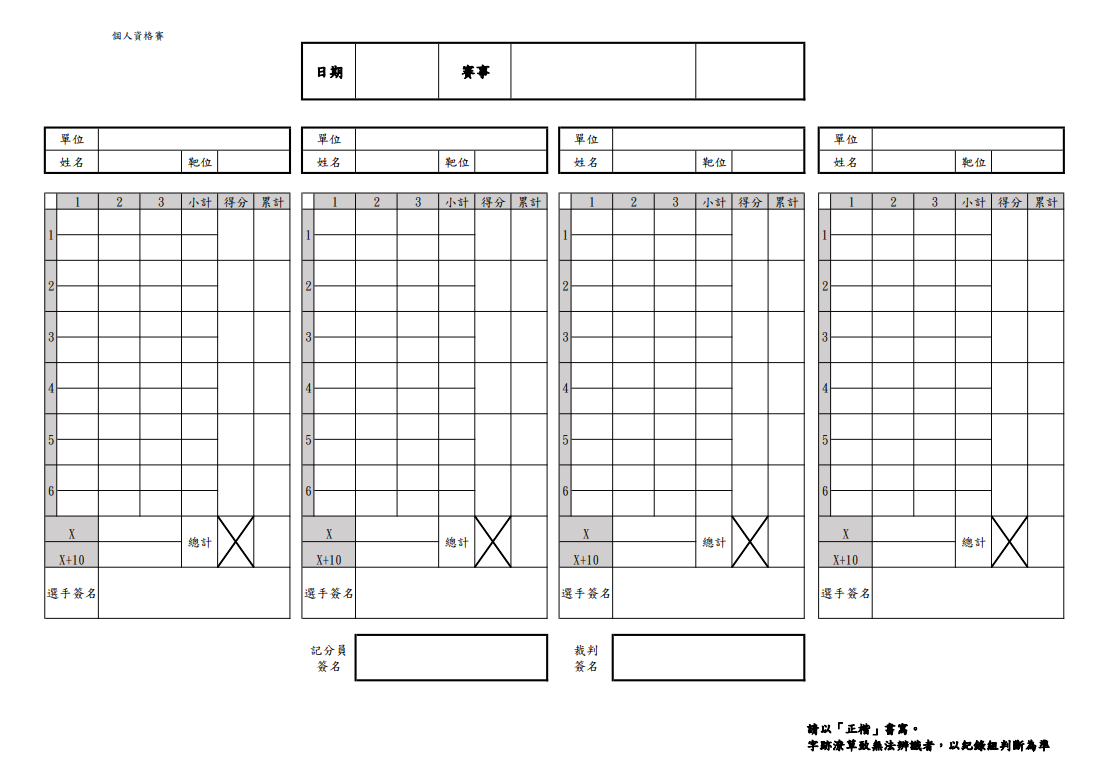
#> input picture sample.png, 1100 x 769 px
$ jupyter execute --allow-errors synthetic_data_generation_walkthrough.ipynb
#> lines starting #> are read from the running program, lines starting #| are printed output that depends on the picture; after the words box and inside, x2 and y2 are one past the last pixel; in counts of white or black regions, pixels touching at a corner belong together
### src/score_reader/dataset/generator/ground_truth_generator.py
import random

from score_reader.dataset.models import SyntheticArrow, SyntheticEnd, SyntheticTarget

VALUES = ["X", "10", "9", "8", "7", "6", "5", "4", "3", "2", "1", "M"]


def _to_score(value: str) -> int:
    if value in {"X", "10"}:
        return 10
    if value == "M":
        return 0
    return int(value)


class GroundTruthGenerator:
    def __init__(self, rng: random.Random) -> None:
        self.rng = rng

    def generate_target(self, target_index: int) -> SyntheticTarget:
#> called with target_index = 0
        cumulative = 0
        rounds: list[SyntheticEnd] = []
        x_count = 0
        x10_count = 0
        for end_no in range(1, 7):
            arrows: list[SyntheticArrow] = []
            subtotal = 0
            sampled_values = [self.rng.choice(VALUES) for _ in range(6)]
            # 在每一輪內，分數由高到低排序，符合實際填寫習慣。
            sampled_values.sort(key=_to_score, reverse=True)

            for arrow_no, value in enumerate(sampled_values, start=1):
                score = _to_score(value)
                subtotal += score
                if value == "X":
                    x_count += 1
                if score == 10:
                    x10_count += 1
                arrows.append(SyntheticArrow(arrow=arrow_no, value=value, score_value=score))
            cumulative += subtotal
            rounds.append(SyntheticEnd(end=end_no, arrows=arrows, subtotal=subtotal, cumulative=cumulative))

        return SyntheticTarget(
            target_index=target_index,
            target_no=f"{target_index + 1}A",
            rounds=rounds,
            total=cumulative,
            x_count=x_count,
            x_plus_ten_count=x10_count,
        )

### src/score_reader/dataset/generator/sheet_renderer.py
from __future__ import annotations

from dataclasses import dataclass
from pathlib import Path
from collections import defaultdict
import random

import cv2
import numpy as np
from PIL import Image, ImageDraw, ImageFont

from score_reader.dataset.models import SyntheticTarget


@dataclass
class Cell:
    left: int
    top: int
    right: int
    bottom: int


class SheetRenderer:
    """Render synthetic scores into the score-sheet template."""

    def __init__(self, seed: int = 20260513) -> None:
        self._rng = random.Random(seed)
        self._np_rng = np.random.default_rng(seed)
        self._font_candidates = self._load_handwriting_fonts()
        self._fallback_font = self._find_fallback_font()

    # [228 lines left out: functions render, _apply_orientation_variant, _detect_cells, _detect_cells_for_orientation, _remap_cells_to_original, _remap_cell_to_original and 5 more, not called in this run]

    def _detect_target_regions(self, gray: np.ndarray) -> list[tuple[int, int, int, int]]:
        """Detect scoring regions using contour and geometry filtering."""
        img_h, img_w = gray.shape
        total_area = img_w * img_h
        area_lo = total_area * 0.04
        area_hi = total_area * 0.24

        _, binary = cv2.threshold(gray, 130, 255, cv2.THRESH_BINARY_INV)
        kernel = cv2.getStructuringElement(cv2.MORPH_RECT, (5, 5))
        binary = cv2.morphologyEx(binary, cv2.MORPH_CLOSE, kernel, iterations=1)
        contours, _ = cv2.findContours(binary, cv2.RETR_EXTERNAL, cv2.CHAIN_APPROX_SIMPLE)

        regions: list[tuple[int, int, int, int]] = []
        for cnt in contours:
            x, y, rw, rh = cv2.boundingRect(cnt)
            bbox_area = rw * rh
            if not (area_lo <= bbox_area <= area_hi):
                continue
            aspect = rh / max(rw, 1)
            if aspect < 1.1:
                continue
            fill_ratio = cv2.contourArea(cnt) / max(float(bbox_area), 1.0)
            if fill_ratio < 0.45:
                continue
            regions.append((x, y, x + rw, y + rh))

        regions = self._dedupe_regions(regions)
        regions.sort(key=lambda r: r[0])
        return regions[:4]

    def _dedupe_regions(self, regions: list[tuple[int, int, int, int]]) -> list[tuple[int, int, int, int]]:
        if not regions:
            return []
        regions = sorted(regions, key=lambda r: (r[0], r[1], -(r[2] - r[0]) * (r[3] - r[1])))
        kept: list[tuple[int, int, int, int]] = []
        for cand in regions:
            cx1, cy1, cx2, cy2 = cand
            c_area = (cx2 - cx1) * (cy2 - cy1)
            dup = False
            for kx1, ky1, kx2, ky2 in kept:
                ix1, iy1 = max(cx1, kx1), max(cy1, ky1)
                ix2, iy2 = min(cx2, kx2), min(cy2, ky2)
                if ix2 <= ix1 or iy2 <= iy1:
                    continue
                inter = (ix2 - ix1) * (iy2 - iy1)
                k_area = (kx2 - kx1) * (ky2 - ky1)
                if inter / max(min(c_area, k_area), 1) > 0.75:
                    dup = True
                    break
            if not dup:
                kept.append(cand)
        return kept

    def _merge_lines(self, indices: list[int]) -> list[int]:
        if not indices:
            return []
        groups: list[list[int]] = [[indices[0]]]
        for idx in indices[1:]:
            if idx - groups[-1][-1] <= 2:
                groups[-1].append(idx)
            else:
                groups.append([idx])
        return [sum(g) // len(g) for g in groups]


    # [72 lines left out: functions _apply_capture_artifacts, _apply_affine_jitter, _apply_perspective_jitter, _apply_exposure_and_shadows, _apply_sensor_noise, not called in this run]

    def _load_handwriting_fonts(self) -> list[Path]:
        search_roots = [
            Path("/usr/share/fonts"),
            Path("/usr/local/share/fonts"),
            Path.home() / ".fonts",
        ]
        tokens = (
            "hand",
            "script",
            "cursive",
            "comic",
            "chalk",
            "brush",
            "marker",
            "patrick",
            "indie",
            "architect",
            "caveat",
        )
        matches: list[Path] = []
        for root in search_roots:
            if not root.exists():
                continue
            for path in root.rglob("*.ttf"):
                name = path.name.lower()
                if any(token in name for token in tokens):
                    matches.append(path)
            for path in root.rglob("*.otf"):
                name = path.name.lower()
                if any(token in name for token in tokens):
                    matches.append(path)
        return matches


    def _find_fallback_font(self) -> Path | None:
        fallback_names = (
            "DejaVuSans.ttf",
            "DejaVuSerif.ttf",
            "NotoSansCJK-Regular.ttc",
            "NotoSansCJKtc-Regular.otf",
            "Arial.ttf",
        )
        search_roots = [Path("/usr/share/fonts"), Path("/usr/local/share/fonts"), Path.home() / ".fonts"]
        for root in search_roots:
            if not root.exists():
                continue
            for name in fallback_names:
                matches = list(root.rglob(name))
                if matches:
                    return matches[0]
        return None

    # [56 lines left out: functions _create_writer_style, _pick_font, _draw_cell_text, not called in this run]

### notebooks/synthetic_data_generation_walkthrough.ipynb
# Synthetic Data Generation 可視化流程

這份 Notebook 對照 `synthetic_data_generation.md`，逐步展示「假資料生成」與「表格渲染檢測」每一步實際會產生什麼內容，方便你調參。

## 0) 初始化與參數

> 你可以先改 `SEED` / `TEMPLATE_IMAGE` 來觀察不同結果。

[cell 1]
import random
from pathlib import Path
import numpy as np
import matplotlib.pyplot as plt
from matplotlib.patches import Rectangle
from PIL import Image

from score_reader.dataset.generator.ground_truth_generator import GroundTruthGenerator
from score_reader.dataset.generator.sheet_renderer import SheetRenderer
from score_reader.dataset.models import SyntheticSheet

SEED = 42
TEMPLATE_IMAGE = Path("../sample.png")
assert TEMPLATE_IMAGE.exists(), f"找不到模板圖片: {TEMPLATE_IMAGE}"

rng = random.Random(SEED)
gt = GroundTruthGenerator(rng=rng)
renderer = SheetRenderer()

## 1) 產生 ground truth（第一大項）

這一步先不畫圖，直接印出「預期要填進去」的假資料內容。

[cell 2]
targets = [gt.generate_target(i) for i in range(4)]
sheet = SyntheticSheet(image_id="demo_notebook", seed=SEED, targets=targets)
print(f"image_id={sheet.image_id}, seed={sheet.seed}")
print(f"targets={len(sheet.targets)}")

[cell 3]
# 展示第 1 位選手（target_1）每一個 end 的細節：
t0 = sheet.targets[0]
print("target_index:", t0.target_index)
print("target_no:", t0.target_no)

print("\n[每局內容]")
for i, end in enumerate(t0.rounds, start=1):
    arrows = [a.value for a in end.arrows]
    print(f"end {i}: arrows={arrows}, subtotal={end.subtotal}, cumulative={end.cumulative}")
print("\n[總結]")
print("x_count=", t0.x_count)
print("x_plus_ten_count=", t0.x_plus_ten_count)
print("total=", t0.total)

## 2) Rendering into template（第二大項）

以下 cells 專注在你指定的重點：
- 檢測到的行（lines）用**淺綠色**標註。
- 檢測到的選手區域用**紅色框**。
- 每一個小框（cell）用**淺藍色**標註。

[cell 4]
img = Image.open(TEMPLATE_IMAGE).convert("RGB")
gray = img.convert("L")
arr = np.array(gray)
h, w = arr.shape
print(f"template size: {w} x {h}")
#| template size: 1100 x 769

[cell 5]
# 2.1 Detect table lines
# 直接對照 SheetRenderer._detect_cells 內部邏輯
dark_cols = [x for x in range(w) if (arr[:, x] < 160).sum() > h * 0.20]
#> dark_cols = 45 values from 44 to 1063
dark_rows = [y for y in range(h) if (arr[y, :] < 160).sum() > w * 0.20]
#> dark_rows = 38 values from 42 to 680

v_lines = renderer._merge_lines(dark_cols)
#> in _merge_lines, `groups: list[list[int]] = [[indices[0]]]`: groups = [[44]]
#> the loop in _merge_lines, `for idx in indices[1:]:` made 44 passes
#> idx on passes 1 to 8: 45, 56, 98, 139, 140, 181, 217, 253
#> after the loop in _merge_lines, `for idx in indices[1:]:`: groups = 32 items, first 6: [44, 45], [56], [98], [139, 140], [181], [217]
#> v_lines = 32 values from 44 to 1063
h_lines = renderer._merge_lines(dark_rows)
#> the loop in _merge_lines (call 2), `for idx in indices[1:]:` made 37 passes
#> idx on passes 1 to 8: 43, 98, 99, 100, 126, 127, 128, 150
#> h_lines = [42, 99, 127, 150, 172, 192, 208, 234, 260, 285, 311, 336, 362, 388, 413, 439, 464, 490, 515, 541, 566, 618, 634, 679]

print("raw dark cols:", len(dark_cols), "=> merged vertical lines:", len(v_lines))
#| raw dark cols: 45 => merged vertical lines: 32
print("raw dark rows:", len(dark_rows), "=> merged horizontal lines:", len(h_lines))
#| raw dark rows: 38 => merged horizontal lines: 24
print("first few v_lines:", v_lines[:50])
#| first few v_lines: [44, 56, 98, 139, 181, 217, 253, 289, 301, 313, 355, 396, 438, 474, 510, 546, 558, 570, 612, 654, 695, 731, 767, 803, 818, 830, 872, 913, 955, 991, 1027, 1063]
print("first few h_lines:", h_lines[:50])
#| first few h_lines: [42, 99, 127, 150, 172, 192, 208, 234, 260, 285, 311, 336, 362, 388, 413, 439, 464, 490, 515, 541, 566, 618, 634, 679]

[cell 6]
# 視覺化：檢測到的行（淺綠），橫線標 index
fig, ax = plt.subplots(figsize=(18, 10))
ax.imshow(img)
for x in v_lines:
    ax.axvline(x=x, color="#90EE90", linewidth=1.0, alpha=0.5)
#> this loop made 32 passes
for idx, y in enumerate(h_lines):
    ax.axhline(y=y, color="#90EE90", linewidth=1.5)
    ax.text(8, y - 2, f"h{idx}", color="red", fontsize=8, weight="bold",
            va="bottom", bbox=dict(boxstyle="round,pad=0.1", fc="white", ec="none", alpha=0.8))
#> this loop made 24 passes
#> y on passes 1 to 8: 42, 99, 127, 150, 172, 192, 208, 234
ax.set_title(f"Detected lines: {len(v_lines)} vertical, {len(h_lines)} horizontal (h0~h{len(h_lines)-1})")
ax.axis("off")
plt.show()
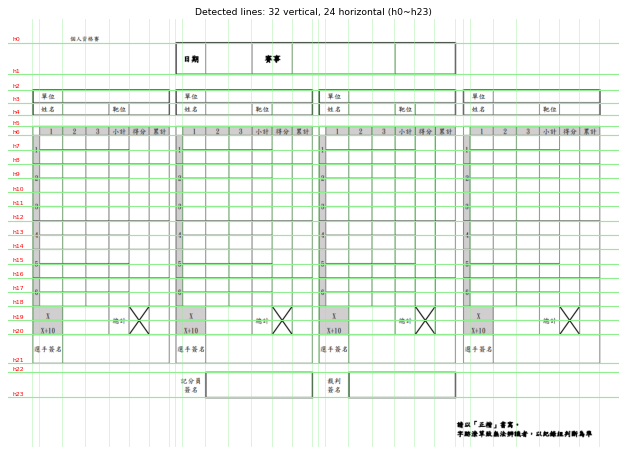
#> figure drawn by matplotlib, 1 panel

# 也印出完整 h_lines 對照表
print("h_lines index → y position → gap to next:")
for idx, y in enumerate(h_lines):
    gap = f"  gap={h_lines[idx+1] - y}" if idx < len(h_lines) - 1 else ""
    print(f"  h{idx:2d}  y={y:3d}{gap}")
#> this loop made 24 passes
#> (y, gap) on passes 1 to 8: (42, '  gap=57'), (99, '  gap=28'), (127, '  gap=23'), (150, '  gap=22'), (172, '  gap=20'), (192, '  gap=16'), (208, '  gap=26'), (234, '  gap=26')
#> (printed output is left out)

[cell 7]
# 2.1b 用 OpenCV findContours + approxPolyDP 偵測矩形（放寬條件）
import cv2

total_area = w * h
target_area = total_area / 8
tolerance = 0.5   # ±50%（放寬）
area_lo = target_area * (1 - tolerance)
area_hi = target_area * (1 + tolerance)

# 二值化
_, binary = cv2.threshold(arr, 110, 255, cv2.THRESH_BINARY_INV)
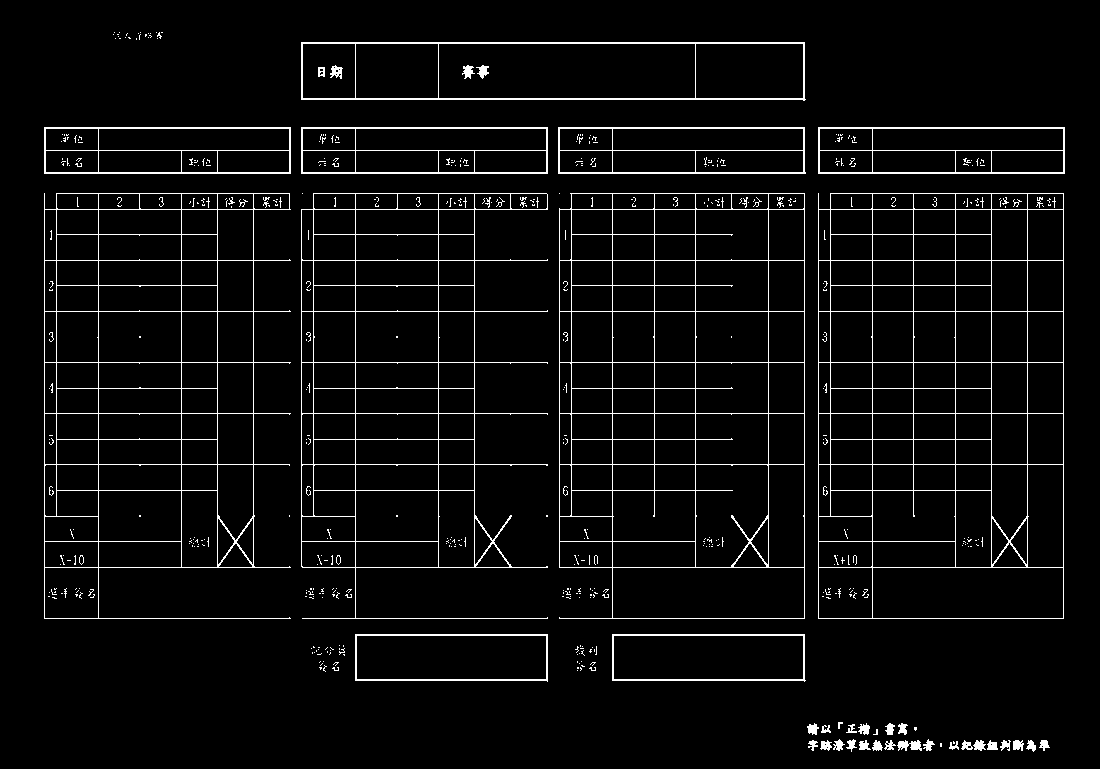
#> binary: shape (769, 1100); 4.6% white in thin lines or dots, all inside (x1, y1, x2, y2) = (44, 32, 1065, 752)

# 找輪廓
contours, hierarchy = cv2.findContours(binary, cv2.RETR_TREE, cv2.CHAIN_APPROX_SIMPLE)
#> contours = 826 contours, 510 with area under 20; largest, box (x1, y1, x2, y2) and area: (818, 193, 1064, 619) 103934, (559, 193, 805, 619) 101234, (44, 193, 291, 619) 81322, (301, 193, 548, 619) 66712, (301, 42, 806, 101) 28674
print(f"找到 {len(contours)} 個輪廓\n")
#| 找到 826 個輪廓

# 第一階段：只用面積篩選，看頂點數分佈
area_matched = []
for i, cnt in enumerate(contours):
    area = cv2.contourArea(cnt)
    if not (area_lo <= area <= area_hi):
        continue
    peri = cv2.arcLength(cnt, True)
    # 試多種 epsilon
    for eps_pct in [0.01, 0.02, 0.03, 0.05, 0.08]:
        approx = cv2.approxPolyDP(cnt, eps_pct * peri, True)
        n_verts = len(approx)
        if n_verts <= 6:  # 放寬到 4~6 頂點
            x, y, rw, rh = cv2.boundingRect(approx)
            area_matched.append({
                "index": i,
                "approx": approx,
                "bbox": (x, y, x + rw, y + rh),
                "area": area,
                "vertices": n_verts,
                "epsilon_pct": eps_pct,
                "aspect": rw / rh if rh > 0 else 0,
            })
            break  # 用最小的 epsilon 就能 ≤6 頂點，就用這個
#> this loop made 826 passes
#> area on passes 2, 4, 6: 27, 53.5, 54
#> after the loop, area_matched = 4 items

print(f"面積 ≈ 1/8 且 ≤6 頂點: {len(area_matched)} 個\n")
#| 面積 ≈ 1/8 且 ≤6 頂點: 4 個

# 也列出面積符合但頂點數 > 6 的，方便觀察
rejected = []
for i, cnt in enumerate(contours):
    area = cv2.contourArea(cnt)
    if not (area_lo <= area <= area_hi):
        continue
    peri = cv2.arcLength(cnt, True)
    approx = cv2.approxPolyDP(cnt, 0.02 * peri, True)
    x, y, rw, rh = cv2.boundingRect(approx)
    rejected.append({
        "index": i,
        "bbox": (x, y, x + rw, y + rh),
        "area": area,
        "vertices": len(approx),
    })
#> after the loop, rejected = 4 items

print(f"面積符合的所有輪廓（不限頂點數）: {len(rejected)} 個")
#| 面積符合的所有輪廓（不限頂點數）: 4 個
print("頂點數分佈:")
from collections import Counter
vert_counts = Counter(r["vertices"] for r in rejected)
#> vert_counts = {4: 1, 7: 2, 17: 1}
for v, cnt in sorted(vert_counts.items()):
    print(f"  {v} 頂點: {cnt} 個")
#> this loop made 3 passes
#> (v, cnt) on passes 1 to 3: (4, 1), (7, 2), (17, 1)
#> (printed output is left out)

print("\n--- 面積符合的所有輪廓明細 ---")
for rank, r in enumerate(rejected, 1):
    x1, y1, x2, y2 = r["bbox"]
    print(f"  #{rank:2d}  contour={r['index']:3d}  verts={r['vertices']:2d}  "
          f"bbox=({x1:4d},{y1:3d})-({x2:4d},{y2:3d})  "
          f"w={x2-x1:3d} h={y2-y1:3d}  area={r['area']:.0f}")
#> this loop made 4 passes
#> (x1, x2) on passes 1 to 4: (818, 1064), (559, 805), (302, 548), (44, 291)
#> (printed output is left out)

# 最終候選 = area_matched
candidates = area_matched
#> candidates = 4 items

[cell 8]
# 2.1c 視覺化：面積符合的所有輪廓（不限頂點數）
fig, axes = plt.subplots(1, 2, figsize=(20, 8))

# 左圖：所有面積符合的輪廓
ax = axes[0]
ax.imshow(img)
for rank, r in enumerate(rejected):
    x1, y1, x2, y2 = r["bbox"]
    color = "red" if r["vertices"] > 6 else "lime"
    ax.add_patch(Rectangle((x1, y1), x2 - x1, y2 - y1,
                            fill=False, edgecolor=color, linewidth=2.0, linestyle="--"))
    ax.text(x1 + 2, y1 + 16, f"#{rank+1} ({r['vertices']}v)",
            color=color, fontsize=9, weight="bold",
            bbox=dict(boxstyle="round,pad=0.1", fc="white", alpha=0.7))
#> this loop made 4 passes
ax.set_title(f"All area-matched contours ({len(rejected)})\ngreen=≤6 verts, red=>6 verts")
ax.axis("off")

# 右圖：最終候選（≤6 頂點）
ax = axes[1]
ax.imshow(img)
colors = plt.cm.tab10(np.linspace(0, 1, max(len(candidates), 1)))
#> colors = [[0.122, 0.467, 0.706, 1], [0.839, 0.153, 0.157, 1], [0.89, 0.467, 0.761, 1], [0.0902, 0.745, 0.812, 1]]
for rank, c in enumerate(candidates):
    pts = c["approx"].reshape(-1, 2)
    polygon = plt.Polygon(pts, fill=False, edgecolor=colors[rank],
                          linewidth=2.5, linestyle="--")
    ax.add_patch(polygon)
    x1, y1, _, _ = c["bbox"]
    ax.text(x1 + 4, y1 + 16,
            f"#{rank+1} ({c['vertices']}v, eps={c['epsilon_pct']})",
            color=colors[rank], fontsize=9, weight="bold",
            bbox=dict(boxstyle="round,pad=0.1", fc="white", alpha=0.7))
#> this loop made 4 passes
#> x1 on passes 1 to 4: 818, 559, 302, 44
ax.set_title(f"Final candidates: ≤6 vertices ({len(candidates)})")
ax.axis("off")

plt.tight_layout()
plt.show()
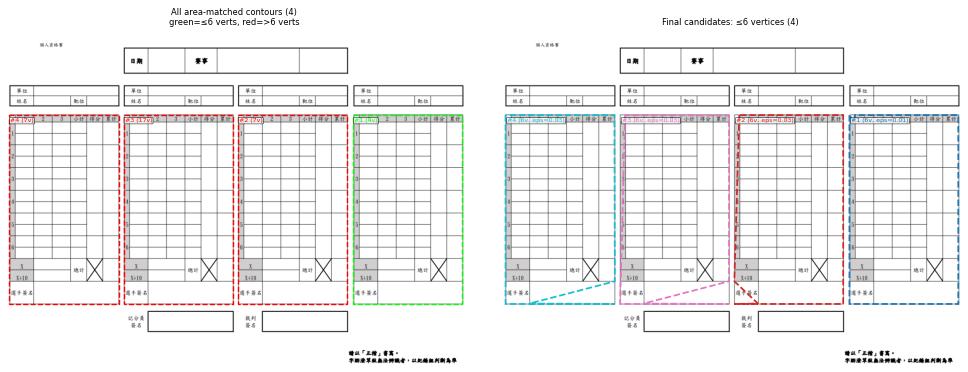
#> figure drawn by matplotlib, 2 panels

[cell 9]
# 2.2 Detect 4 athlete scoring regions（使用新的 OpenCV 方法）
regions = renderer._detect_target_regions(arr)
#> (the rest of the program and of its run is left out)
